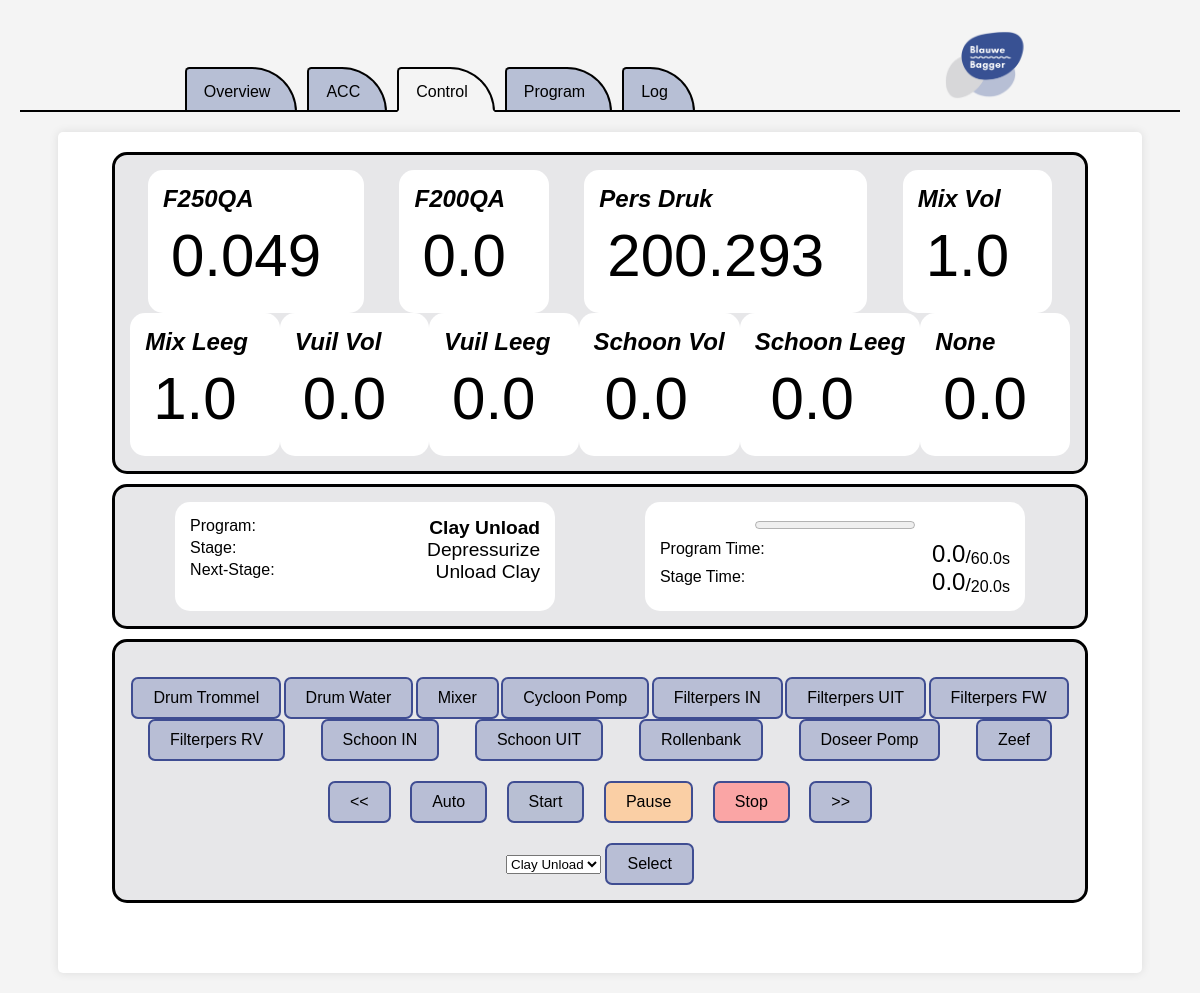
The app's page /control, older data.
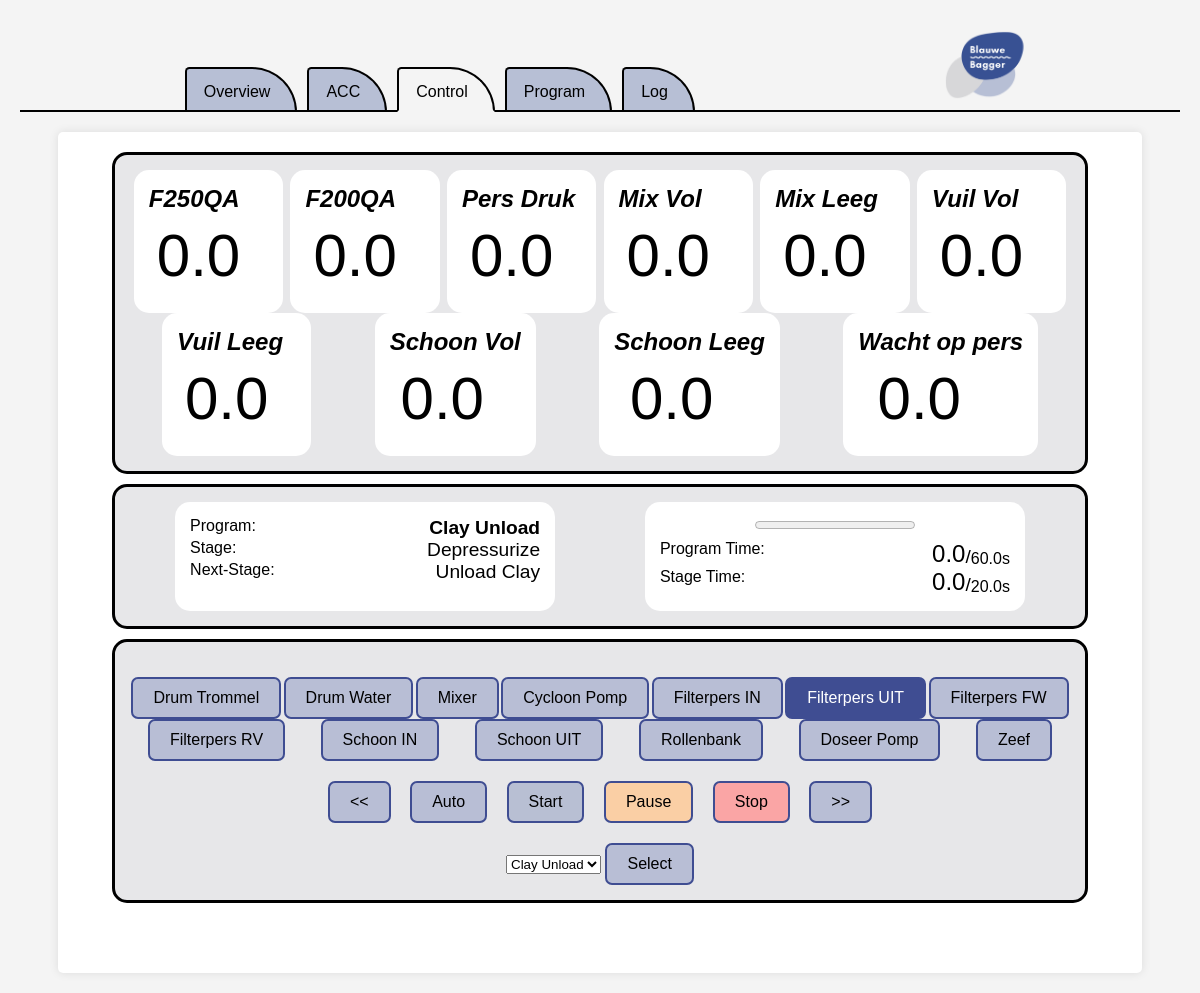
The same page, newer data.
### tables this page shows
CREATE TABLE METER (
    MeterID INTEGER PRIMARY KEY AUTOINCREMENT,
    Name TEXT NOT NULL,
    Description TEXT,
    Value REAL NOT NULL
);

CREATE TABLE PROGRAM (
    ProgramID INTEGER PRIMARY KEY AUTOINCREMENT,
    Name TEXT NOT NULL,
    Description TEXT,
    StageIDS TEXT NOT NULL
);

CREATE TABLE STAGE (
    StageID INTEGER PRIMARY KEY AUTOINCREMENT,
    Name TEXT NOT NULL,
    SwitchIDS TEXT,
    Time REAL NOT NULL
);

CREATE TABLE SWITCH (
    SwitchID INTEGER PRIMARY KEY AUTOINCREMENT,
    Name TEXT NOT NULL,
    GPIO INTEGER NOT NULL
);

### server/server.py (the view)
@app.route("/control")
def overview():
    machineStatus = sF.getTable("MACHINESTATUS",0)
    programs = sF.getTable("PROGRAM",0)
    switches = sF.getTable("SWITCH",0)
    stages = sF.getTable("STAGE",0)
    meters = sF.getTable("METER",0)
    for i,meter in enumerate(meters):
        meters[i]["Value"] = round(float(meters[i]["Value"]),3)
    CMS = sF.getMachineStatus(machineStatus,programs,stages)
    return render_template('overview.html',CMS=CMS,programs=programs,meters=meters,switches=switches)

### server/serverFunctions/getTable.py (called while the page is built)
def getTable(table,add):
    db = sqlite3.connect('../data/machine.db',timeout=5)
    cs = db.execute('SELECT * FROM ' + table)
    ns = [description[0] for description in cs.description]
    result = []
    rows = 1;
    for ci in cs:
        result.append(dict(zip(ns,ci)))
        rows = rows + 1
    if add:
        if table != "MACHINESTATUS" and table != "FORCE":
            result.append(dict(zip(ns,[rows]+[None]*len(ns))))
    else:
        if not result:
            result.append(dict(zip(ns,[rows]+[None]*len(ns))))
    db.close()
    return result

### server/templates/overview.html
{% extends "layout.html" %}
{% block main %}
    <div class="container">
        <div class="meters-container">
            {% for meter in meters %}
            <div class="meter-item-container"> {{ meter["Name"] }}
                <div class="meter-value-container">
                    <div
                        class ="meters" id="{{ meter["MeterID"] }}">{{ meter["Value"] }}
                    </div>
                    <div class="meter-unit">
                    </div>
                </div>
            </div>
            {% endfor %}
        </div>
        <div class="program-state-container">
            <div class="program-name-container">
                <div class="name-item-container">
                    <div class="pre-name">Program:</div>
                    <div class="name" id="program-name">{{ CMS['programName'] }}</div>
                </div>
                <div class="name-item-container">
                    <div class="pre-name"> Stage:</div>
                    <div class="name" id="stage-name">{{ CMS['stageName'] }}</div>
                </div>
                <div class="name-item-container">
                    <div class="pre-name">Next-Stage:</div>
                    <div class="name" id="next-stage-name">{{ CMS['nextStageName'] }}</div>
                </div>
            </div>
            <div class="program-time-container">
                <div class="time-item-container">
                    <progress id="program-progress" value="{{ CMS['programRunTime'] }}" max="{{ CMS['totalProgramTime'] }}"></progress>
                </div>
                <div class="time-item-container">
                    <div class="pre-time">Program Time:</div>
                    <div class="time-container">
                        <div class="time" id="program-run-time">{{ CMS['programRunTime'] }}</div>
                        <div class="program-slash">/</div>
                        <div class="total-time" id="total-program-time">{{ CMS['totalProgramTime'] }} </div>
                        <div class="total-time">s</div>
                    </div>
                </div>
                <div class="time-item-container">
                    <div class="pre-time">Stage Time:</div>
                    <div class="time-container">
                        <div class="time" id="stage-run-time">{{ CMS['stageRunTime'] }}</div>
                        <div class="program-slash">/</div>
                        <div class="total-time" id="total-stage-time">{{ CMS['totalStageTime'] }} </div>
                        <div class="total-time">s</div>
                    </div>
                </div>
            </div>
        </div>
        <div class="control-select-container">
            <div class="switches">
                {% for switch in switches %}
                {% if switch["SwitchID"] in CMS['activeSwitches'] %}
                <form action="/toggleswitch/{{ switch["SwitchID"] }}">
                    <input type="submit" class="switch-active switch-btn" id="{{ switch["SwitchID"] }}" value="{{ switch["Name"] }}"/>
                </form>
                {% else %}
                <form action="/toggleswitch/{{ switch["SwitchID"] }}">
                    <input type="submit" class="overview-btn switch-btn" id="{{ switch["SwitchID"] }}" value="{{ switch["Name"] }}"/>
                </form>
                {% endif %}
                {% endfor %}
            </div>
            <div class="controls">
                <form action="/previous">
                    <input class="overview-btn" type="submit" value="<<">
                </form>
                <form action="/auto">
                    <input class="overview-btn" type="submit" id="auto-btn" value="Auto"/>
                </form>
                <form action="/start">
                    <input class="overview-btn" type="submit" id="start-btn" value="Start"/>
                </form>
                <form action="/pause">
                    <input class="overview-btn" type="submit" id="pause-btn" value="Pause"/>
                </form>
                <form action="/stop">
                    <input class="overview-btn" type="submit" id="stop-btn" value="Stop"/>
                </form>
                <form action="/next">
                    <input class="overview-btn" type="submit" value=">>">
                </form>
            </div>
            <div class="select-program-container">
                <form action="/selectprogram/" method="POST">
                <select name="program">
                    {% for program in programs %}
                    <option value={{ program["ProgramID"] }}>{{ program["Name"] }}</option>
                    {% endfor %}
                </select>
                <input class="overview-btn" type="submit" value="Select"/>
                </form>
            </div>
        </div>
    </div>
{% endblock %}

### server/templates/layout.html (shortened to what this page needs)
<!DOCTYPE html>
<html lang="en">
	<head>
        <link rel="stylesheet" href="/static/styles.css">
	</head>
	<nav>
		<div class="navbar">
			<ul>
				<li class="nav-item">
					<a id="nav-link-overview" href="/" target="_self">
						<span>Overview</span>
					</a>
				</li>
                <li class="nav-item">
                    <a id="nav-link-acc" href="/acc" target="_self">
                        <span>ACC</spac>
                    </a>
                </li>
                <li class="nav-item">
                    <a id="nav-link-control" href="/control" target="_self">
                        <span>Control</span>
                    </a>
                </li>
				<li class="nav-item">
					<a id="nav-link-program" href="/program" target="_self">
						<span>Program</span>
					</a>
				</li>
                <li class="nav-item">
                    <a id="nav-link-log" href="/log" target="_self">
                        <span>Log</span>
                    </a>
                </li>
			</ul>
            <img src="static/images/BlauweBaggerLogo.png" class="nav-logo">
		</div>
	</nav>
	<main>
		{% block main %}{% endblock %}
	</main>

### server/static/styles.css (style rules this page uses)
.container { max-width: 90%; margin: auto; margin-top:20px; background: white; padding: 20px; border-radius: 5px; box-shadow: 0 0 10px rgba(0, 0, 0, 0.1); }
input { padding: 10px 20px; font-size: 16px; cursor: pointer; }
nav { background: transparent; }
nav ul { list-style: none; display: flex; gap: 10px; padding: 10px 0 0 40px; margin:0; }
nav li { position: relative; height: 7px; }
nav a { text-decoration: none; background: #b7bfd5; color: black; padding: 14.5px 25px 9px 17px; display: inline-block; border: 2px solid black; border-bottom: 2px solid black; border-radius: 6px 60px 0 0; position: relative; z-index: 1; height: 18px; }
.active { border-bottom:2px solid #f4f4f4; background: #f4f4f4; }
.navbar { display: flex; justify-content: space-around; align-items: center; width: 100%; border-bottom:2px solid black; height: 90px; }
.nav-logo { height: 70px; width: auto; margin-right: 20px; }
.meters-container { display: flex; flex-wrap: wrap; justify-content: space-around; background-color: #E7E7E9; padding: 15px; border-radius: 15px; border-style: solid; width: 90%; margin: auto; margin-bottom:10px; }
.meter-item-container { padding:15px; background-color:white; border-radius:15px; font-size:1.5em; font-style:italic; font-weight:bold; }
.meter-value-container { display:flex; justify-content: space-around; font-style:normal; padding:3px; font-weight:normal }
.meters { font-size:2.5em; padding:5px; }
.meter-unit { margin-top:auto; padding:10px }
.program-state-container { display: flex; flex-wrap: wrap; justify-content: space-around; background-color: #E7E7E9; padding: 15px; border-radius: 15px; border-style: solid; width: 90%; margin: auto; margin-bottom:10px; }
.program-name-container { background-color: white; padding:15px; border-radius:15px; }
.program-time-container { background-color: white; padding:15px; border-radius:15px; }
.name-item-container { display:flex; justify-content: space-between; min-width:350px; }
.time-item-container { display:flex; justify-content: space-between; min-width:350px; }
.time-container { display:flex; justify-content: end; }
.time { font-size:1.5em; }
.name { font-size:1.2em; }
#program-name { font-weight: bold; }
.program-slash { margin-top:auto; font-size:1.2em; }
.total-time { margin-top:auto; }
#program-progress { margin: auto; margin-bottom: 7px; }
.control-select-container { background-color: #E7E7E9; padding: 15px; border-radius: 15px; border-style: solid; width: 90%; margin: auto; margin-bottom:50px; }
.select-program-container { display:flex; justify-content: space-around; }
.switches { display: flex; flex-wrap: wrap; justify-content: space-around; margin: 20px 0; }
.controls { display: flex; justify-content: space-around; margin: 20px auto; width: 60%; }
.overview-btn { border-radius:7px; border:none; border-style:solid; border-width:2px; border-color:#3F4D92; background-color:#B8BED5; padding: 10px 20px; font-size:16px; cursor:pointer; -webkit-appearance: none; }
#auto-btn { background-color: }
#start-btn { background-color:#B8BFD3; }
#pause-btn { background-color:#FACFA5; }
#stop-btn { background-color:#FAA5A5; }
.switch-active { background:#3F4D92 !important; color:white !important; border-radius:7px; border:none; border-style:solid; border-width:2px; border-color:#3F4D92; padding: 10px 20px; font-size:16px; cursor:pointer; -webkit-appearance: none; }

Row changes from the older to the newer data that the page shows:
changed METER "F250QA": Value "0.049" → "0.0"
changed METER "Pers Druk": Value "200.293" → "0.0"
changed METER "Mix Vol": Value "1.0" → "0.0"
changed METER "Mix Leeg": Value "1.0" → "0.0"
changed METER: Name "None" → "Wacht op pers"
